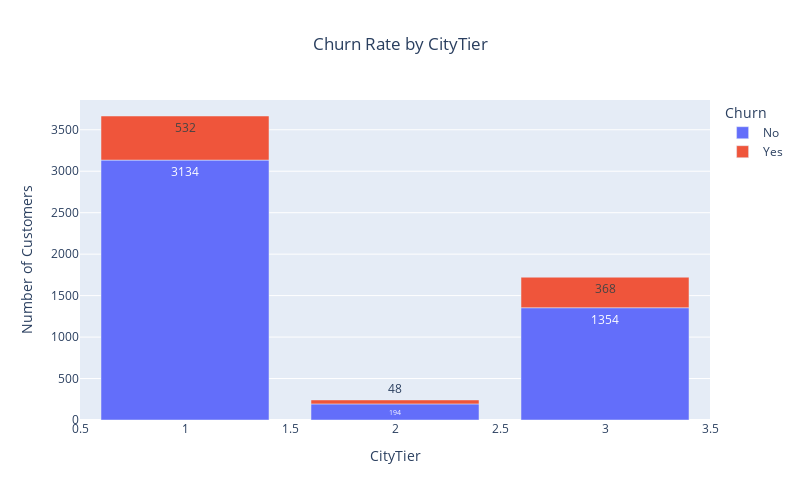

The cell this chart's notebook holds for it:
### Code cell
plot_cat_churn_rate('CityTier', ecom_cus_df)

### Figure 1 — Plotly figure (JSON) as saved in the notebook; plotly's stock layout.template omitted (floating-point values rounded to 4 significant figures)
{"data": [{"alignmentgroup": "True", "hovertemplate": "Churn=No<br>CityTier=%{x}<br>count=%{text}<extra></extra>", "legendgroup": "No", "marker": {"color": "#636efa", "pattern": {"shape": ""}}, "name": "No", "offsetgroup": "No", "orientation": "v", "showlegend": true, "text": [3134, 194, 1354], "textposition": "auto", "type": "bar", "x": [1, 2, 3], "xaxis": "x", "y": [3134, 194, 1354], "yaxis": "y"}, {"alignmentgroup": "True", "hovertemplate": "Churn=Yes<br>CityTier=%{x}<br>count=%{text}<extra></extra>", "legendgroup": "Yes", "marker": {"color": "#EF553B", "pattern": {"shape": ""}}, "name": "Yes", "offsetgroup": "Yes", "orientation": "v", "showlegend": true, "text": [532, 48, 368], "textposition": "auto", "type": "bar", "x": [1, 2, 3], "xaxis": "x", "y": [532, 48, 368], "yaxis": "y"}], "layout": {"barmode": "relative", "height": 500, "legend": {"title": {"text": "Churn"}, "tracegroupgap": 0}, "title": {"text": "Churn Rate by CityTier", "x": 0.5}, "width": 800, "xaxis": {"anchor": "y", "domain": [0, 1], "title": {"text": "CityTier"}}, "yaxis": {"anchor": "x", "domain": [0, 1], "title": {"text": "Number of Customers"}}}}
